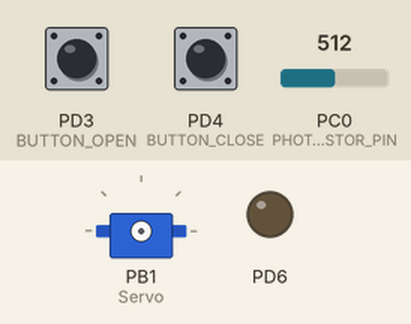
Bench run of a program on a simulated ATmega328P, built with avr-gcc and emulated at 16 MHz. Parts: servo, output pins drawn as LEDs (lit = HIGH). The inputs (shaded band) are chosen by the test bench; at power-on: PD3 (BUTTON_OPEN) HIGH, PD4 (BUTTON_CLOSE) HIGH, PC0 (PHOTORESISTOR_PIN) = 512. Servo pulses on a pin are drawn as a servo (544–2400 µs = 0–180°).

Above: at 1.2 s.
1.3 s: PD3 (BUTTON_OPEN) pulled LOW for 0.15 s
At 3.0 s:
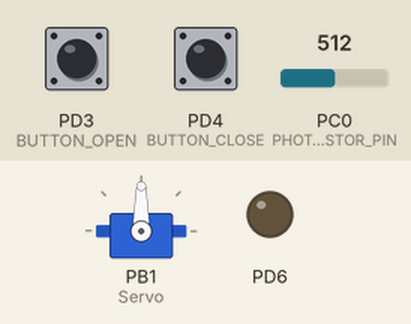
3.3 s: PD4 (BUTTON_CLOSE) pulled LOW for 0.15 s
At 3.9 s:
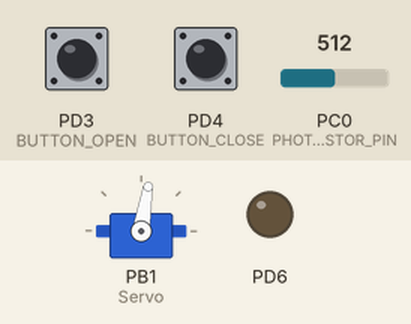
Timing chart, 0 to 6.3 s (numbered marks = the images above; inputs shaded):
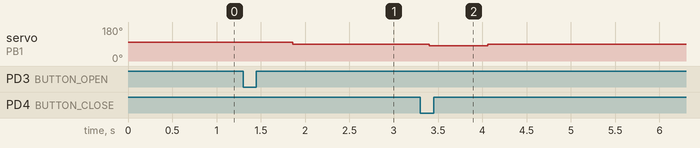

The program:

main.c
```c
#define F_CPU 16000000UL  // 16 MHz clock speed
#include <avr/io.h>
#include <util/delay.h>
#include <avr/interrupt.h>

#define BUTTON_OPEN  PD3  // Pin 3 for door open
#define BUTTON_CLOSE PD4  // Pin 4 for door close
#define PHOTORESISTOR_PIN PC0  // ADC0 (Light sensor)
#define THRESHOLD 500  // Light threshold value
#define SPEAKER_PIN PB2  // Pin D10 for speaker (OC2A on Timer2)

void setupPWM()
{
	// Configure Timer1 for Fast PWM mode (servo control)
	TCCR1A |= (1 << COM1A1) | (1 << WGM11);
	TCCR1B |= (1 << WGM13) | (1 << WGM12) | (1 << CS11); // Prescaler = 8
	ICR1 = 40000; // (16MHz / 8) / 50Hz = 40000
	DDRB |= (1 << PB1);  // Set PB1 as output (Servo control)
}

void setServoAngle(int16_t speed)
{
	OCR1A = 2950 + speed; // 3000 - stop, >3000 - CCW , <3000 CW
}

void setupButtons()
{
	DDRD &= ~(1 << BUTTON_OPEN);  // Set PD2 as input
	DDRD &= ~(1 << BUTTON_CLOSE); // Set PD3 as input
	PORTD |= (1 << BUTTON_OPEN);  // Enable pull-up resistor on PD2
	PORTD |= (1 << BUTTON_CLOSE); // Enable pull-up resistor on PD3
}

void doorOpen()
{
	setServoAngle(200);  // Open door by rotating servo
	_delay_ms(450);      // Wait 1 second for the door to open

	setServoAngle(0);    // Stop the servo rotation
}

void doorClose()
{
	setServoAngle(-200);  // Close door by rotating servo in the opposite direction
	_delay_ms(650);      // Wait 1 second for the door to close

	setServoAngle(0);    // Stop the servo rotation
}

void initADCSetup(void)
{
	ADMUX = (1 << REFS0) | PHOTORESISTOR_PIN;  // AVcc as reference, select ADC0
	ADCSRA = (1 << ADEN) | (1 << ADPS2) | (1 << ADPS1) | (1 << ADPS0);  // Enable ADC, prescaler 128
}

uint16_t readADCValue(void)
{
	ADCSRA |= (1 << ADSC);  // Start conversion
	while (ADCSRA & (1 << ADSC));  // Wait for conversion to finish
	return ADC;
}

void setupTimerInterrupt(void)
{
	TCCR0A = (1 << WGM01); // CTC mode
	TCCR0B = (1 << CS02) | (1 << CS00); // Prescaler 1024
	OCR0A = 156; // Approx 100ms interrupt at 16MHz clock
	TIMSK0 = (1 << OCIE0A); // Enable compare match interrupt
	sei(); // Enable global interrupts
}

volatile uint8_t timerFlag = 0;

ISR(TIMER0_COMPA_vect)
{
	timerFlag = 1;
}

// Setup Timer2 for generating tone on D8 (PD6)
void setupTone()
{
	// Configure Timer2 in Fast PWM mode to generate tone
	TCCR2A |= (1 << WGM21) | (1 << WGM20) | (1 << COM2A0);  // Fast PWM mode, toggle OC2A on compare match
	TCCR2B |= (1 << CS21);  // Prescaler = 8

	// Set PD6 (OC2A) as output
	DDRD |= (1 << PD6);
}

void playTone(uint16_t frequency)
{
	// Calculate the OCR2A value based on the desired frequency
	uint16_t ocrValue = (F_CPU / (2 * 8 * frequency)) - 1;
	OCR2A = ocrValue;
}

void stopTone()
{
	// Stop PWM on OC2A (PD6)
	TCCR2A &= ~(1 << COM2A0);
}

int main(void)
{
	int doorState = 0;
	setupPWM();  // Initialize PWM for servo
	setupButtons();  // Initialize button inputs
	initADCSetup();  // Initialize ADC for light sensor
	setupTimerInterrupt();  // Set up timer interrupt
	setupTone();  // Set up tone generation for speaker

	while (1)
	{
		uint16_t lightLevel = readADCValue();  // Read light sensor value

		// Check if the PSR is covered (dark)
		if (lightLevel < THRESHOLD)
		{

			// If it's dark, prevent the door from opening
			if (!(PIND & (1 << BUTTON_OPEN))) // If button 1 (PD2) is pressed
			{
				_delay_ms(100); // Debounce
				if (!(PIND & (1 << BUTTON_OPEN)))
				{

					// Do nothing since the door cannot open when it's dark
				}
			}

		}
		if (lightLevel > THRESHOLD)
		{

			// If it's light, door can open
			if (!(PIND & (1 << BUTTON_OPEN))) // If button 1 (PD2) is pressed
			{
				_delay_ms(100);  // Debounce
				if (!(PIND & (1 << BUTTON_OPEN)) && doorState == 0)
				{
					doorOpen();
					doorState = 1;  // Set door state to open
					playTone(1000);  // Play 1000 Hz tone when door opens
					_delay_ms(1000);  // Wait for 1 second
					stopTone();  // Stop tone after 1 second
				}
			}
			if (!(PIND & (1 << BUTTON_CLOSE))) // If button 2 (PD3) is pressed
		{
			_delay_ms(100); // Debounce
			if (!(PIND & (1 << BUTTON_CLOSE)) && doorState == 1)
			{
				doorClose();
				doorState = 0;  // Set door state to closed
			}
		}
		}


	}

	return 0;
}
```

USART0.c
```c
/*
 * USART0.c
 *
 * Created: 4/1/2016 2:52:20 PM
 * Author : Mark
 */

#include <inttypes.h>
#include <avr/io.h>
#include <avr/interrupt.h>
#include <avr/pgmspace.h>
#include <stdio.h>


#include "USART0.h"

#define UART_BUF_SIZE 64
#define UartEchoOn 0

volatile unsigned char TxDBuff0[UART_BUF_SIZE];
volatile unsigned char RxDBuff0[UART_BUF_SIZE];

// Uart Globals

volatile unsigned char  TxDCnt0;
volatile unsigned char  RxDCnt0;
volatile unsigned char  *TxDBuffWR0, *TxDBuffRD0;
volatile unsigned char  *RxDBuffWR0, *RxDBuffRD0;


// ******************************************************
//	Call This Function to initialize the Uart. For the BAUD
//	parameter select the U2X=0 column of UBRR setting for
//	crystal frequency of your setup.
//*****************************************************

static int putch0(char c, FILE *stream);
static int getch0(FILE *stream);

FILE  usart0_Stream = FDEV_SETUP_STREAM(putch0, getch0, _FDEV_SETUP_RW);


static int putch0(char c, FILE *stream) {
	while(uart0_write_buff_full() == 1);
	uart0_putc(c);
	return 0;
}

static int getch0(FILE *stream) {
	while(uart0_RxCount() == 0);
	return uart0_getc();
}


void init_uart0(unsigned int  BAUD) {// initialize uart

	// Set baud rate
	UBRR0H = ((unsigned char) (BAUD>>8)) & ~0x80;
	UBRR0L = (unsigned char) BAUD;
	// Enable Receiver and Transmitter
	UCSR0B = (1<<RXEN0) | (1<<TXEN0) | (1<<RXCIE0);
	// Set frame format: 8data, 2stop bit
	UCSR0C = (1<<USBS0) | (3<<UCSZ00);

    DDRD |= (1<<DDD1);        				//  Set DDR for Txd Pin on PortD
    DDRD &= ~(1<<DDD0);        				//  Set DDR for Rxd Pin on PortD


    TxDBuffWR0  = TxDBuffRD0 = TxDBuff0;			// Init Queues
    RxDBuffWR0  = RxDBuffRD0 = RxDBuff0;
    TxDCnt0 = 0;
    RxDCnt0 = 0;
//	stdout = &mystdout;	// Bind mine to theirs
//	stdin = &mystdin;
}

// ******************************************************
//	Handle for Tx Interrupt
//******************************************************

ISR (USART_UDRE_vect)  {		// Handler for uart data buffer empty interrupt

    if (TxDCnt0 > 0) {
        UDR0 = *TxDBuffRD0;           		// write byte to data buffer
        if (++TxDBuffRD0 >= TxDBuff0 + UART_BUF_SIZE) // Wrap Pointer
            TxDBuffRD0 = TxDBuff0;
        if(--TxDCnt0 == 0)             			// if buffer is empty:
            UCSR0B&=~(1<<UDRIE0);                    // disable UDRIE int
    }
}

// ******************************************************
//	Handle for Rx Interrupt
//******************************************************

ISR (USART_RX_vect)  {  // Interrupt handler for receive complete interrupt

	unsigned char key;
	 key = UDR0;            // Get UDR --> Buff
	 *RxDBuffWR0 = key;
	if(UartEchoOn==1) {
		if(!uart0_write_buff_full())
			uart0_putc(key);
		}
    RxDCnt0++;
    if (++RxDBuffWR0 >= RxDBuff0 + UART_BUF_SIZE) // Wrap Pointer
        RxDBuffWR0 = RxDBuff0;
}
// *****************************************************
//	Returns one Character form Rx Buffer
// *****************************************************

char  uart0_getc(void) {
    unsigned char  c;

    if(RxDCnt0 > 0){

		cli();
		RxDCnt0--;
		c = *RxDBuffRD0;              // Get Buff Char and Return
		if (++RxDBuffRD0 >= RxDBuff0 + UART_BUF_SIZE)  // Wrap Pointer
			RxDBuffRD0 = RxDBuff0;
		sei();
		return c;
		}
	else
	return 0;
}

// ****************************************************
//	Places a character in the Tx buffer Initiates the transfer and lets the
//	ISR do the rest.
// *****************************************************

unsigned char  uart0_putc(char  c) {
    if (TxDCnt0<UART_BUF_SIZE) {
        cli();
        TxDCnt0++;
        *TxDBuffWR0 = c;               		// put character into buffer
        if (++TxDBuffWR0 >= TxDBuff0 + UART_BUF_SIZE)
													// pointer wrapping
            TxDBuffWR0 = TxDBuff0;
        UCSR0B|=(1<<UDRIE0);   				// enable UDRIE int
        sei();
        return 1;
    }
    else
        return 0;                           // buffer is full
}


// ************************************************
//	Call this function to check for the presence of a character in the
//	Rx Buffer.  The function returns the character count.
// ************************************************

unsigned char  uart0_RxCount(void) {

return(RxDCnt0);

}

// ************************************************
//	Call this function to check for the Tx Buffer is full.
//	The function returns 1 if full 0 if not..
// ************************************************
unsigned char  uart0_write_buff_full(void) {
if(TxDCnt0 >= UART_BUF_SIZE)
	return 1 ;
return 0;
}

// ******************************************************
//	Call this function to  transfer a string stored in RAM to the output buffer.
//	Will loop until the entire string is transfered.
// ******************************************************

void uart0_puts(char  *s) {
	unsigned char  i = 0;
	while ( s[i] != 0 ) {
		while(uart0_write_buff_full());
		uart0_putc(s[i++]);
		}

}

// ************************************************
//	Call this function to  transfer a string from program memory
//	(FLASH) to the output buffer.
//	Will loop until the entire string is transfered.
// ************************************************

void uart0_puts_P(PGM_P s) {
	unsigned char  i = 0;
	while ( pgm_read_byte(&s[i]) != 0 ){
		while(uart0_write_buff_full());
		uart0_putc(pgm_read_byte(&s[i++]));
		}

}
```

USART0.h
```c
/*
 * USART0.h
 *
 * Created: 4/1/2016 2:54:16 PM
 *  Author: Mark
 */


#ifndef USART0_H_
#define USART0_H_


/*********** Config Def's ***********/

#define ESC				27

void init_uart0(unsigned int);
 /* ******************************************************
	Call This Funtion to initialize the Uart. For the BAUD
	parameter select the U2X=0 column of UBRR setting for
	crystal frequency of your setup.
******************************************************/

 unsigned char  uart0_putc(char);
/* ****************************************************
	Places a character in the Tx buffer and sends.
	Returns 1 if successfull
	Returns 0 if Buffer is full.
******************************************************/

 void uart0_puts(char *);
/* ******************************************************
	Call this function to  transfer a string stored in RAM
	to the output buffer.  Will loop until the entire string
	is transfered to the buffer.
*******************************************************/

void  uart0_puts_P(PGM_P);
 /* *****************************************************
	Call this function to  transfer a string from program
	memory (FLASH) to the output buffer. Will loop until
	the entire string is transfered to the buffer.
*********************************************************/

 unsigned char uart0_RxCount (void);
/* ****************************************************
	Call this function to check for the presence of a
	character in the  Rx Buffer.  The function returns
	the character count.
******************************************************/

char  uart0_getc(void);
/*+*****************************************************
	Returns one Character form Rx Buffer
*****************************************************+*/

unsigned char  uart0_write_buff_full(void);
/* ************************************************
	Call this function to check for the Tx Buffer is full.
	The function returns 1 if full 0 if not.
*************************************************/

extern FILE  usart0_Stream;

#endif /* USART0_H_ */
```

Measured:
- after the input at 1.3 s, servo on PB1 (Servo): 100° → 90° after 0.56 s
- after the input at 3.3 s, servo on PB1 (Servo): 90° → 81° after 0.10 s, → 90° 0.66 s later
